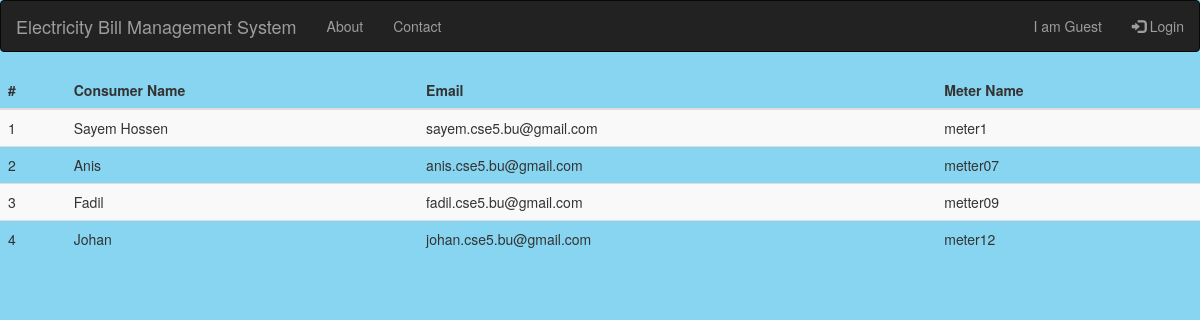
The app's page /metterlist2.php with its own data.
### tables this page shows
CREATE TABLE `meters` (
  `id` int(11) NOT NULL,
  `user_id` int(11) NOT NULL,
  `meter_name` varchar(250) NOT NULL
);

CREATE TABLE `users` (
  `id` int(11) NOT NULL,
  `name` varchar(255) NOT NULL,
  `address` varchar(255) NOT NULL,
  `phone` varchar(30) NOT NULL,
  `email` varchar(255) NOT NULL,
  `password` varchar(30) NOT NULL,
  `types` varchar(50) NOT NULL
);

### metterlist2.php (the view, shortened to what this page needs)
           	<?php
include 'include/header.php';
$db=new Database();
$conn=$db->connect();
$sql="SELECT users.* ,meters.* FROM users INNER JOIN meters on users.id=meters.user_id WHERE users.types='consumer'";
$stmt=$conn->prepare($sql);
$stmt->execute();
?>
<div class="userlist">
	<table class="table table-striped">
		<thead>
			<tr>
				<th scope="col">#</th>
				<th scope="col">Consumer Name</th>
				<th scope="col">Email</th>
				<th scope="col">Meter Name</th>
			</tr>
		</thead>
		<tbody>
			<?php
			if($stmt->rowCount()>0) {
				$id=1;
				while($result = $stmt->fetch(PDO::FETCH_ASSOC)){
					?>
					<tr>
	        	<td><?php echo $id; ?></td>
	        	<td><?php echo $result['name'] ?></td>
	        	<td><?php echo $result['email'] ?></td>
				<td><?php echo $result['meter_name'] ?></td>
				<?php
				$id++;
					?>
					<?php
					echo "</tr>";
						};
			}
			?>
			</tbody>
		</table>
	</div>

### include/header.php (shortened to what this page needs)
<!DOCTYPE html>
<html>
<head>
	<link rel="stylesheet" href="https://maxcdn.bootstrapcdn.com/bootstrap/3.4.1/css/bootstrap.min.css">
  <link rel="stylesheet" href="https://cdnjs.cloudflare.com/ajax/libs/font-awesome/5.15.4/css/all.min.css">
  <link rel="stylesheet" type="text/css" href="Assets/css/style.css">
</head>
<body style="background-color:rgb(136, 213, 241);">
  <nav class="navbar navbar-inverse">
    <div class="container-fluid">
      <div class="navbar-header">
        <a class="navbar-brand" href="index.php">Electricity Bill Management System</a>
      </div>
      <ul class="nav navbar-nav">
        <?php
           if(!$_SESSION){
            echo "<li><a href='#'>About</a></li> <li><a href='#'>Contact</a></li></ul>";
            echo "<ul class='nav navbar-nav navbar-right'>" ;
            echo "  <li><a href='#'><span ></span>I am Guest</a></li>";
            echo "  <li><a href='loginform.php'><span class='glyphicon glyphicon-log-in'></span> Login</a></li>";
           }
         ?>
      </ul>
    </div>
  </nav>

### records on screen
meters: user.name "Sayem Hossen", user.email "sayem.cse5.bu@gmail.com", meter_name "meter1"
meters: user.name "Anis", user.email "anis.cse5.bu@gmail.com", meter_name "metter07"
meters: user.name "Fadil", user.email "fadil.cse5.bu@gmail.com", meter_name "metter09"
meters: user.name "Johan", user.email "johan.cse5.bu@gmail.com", meter_name "meter12"
